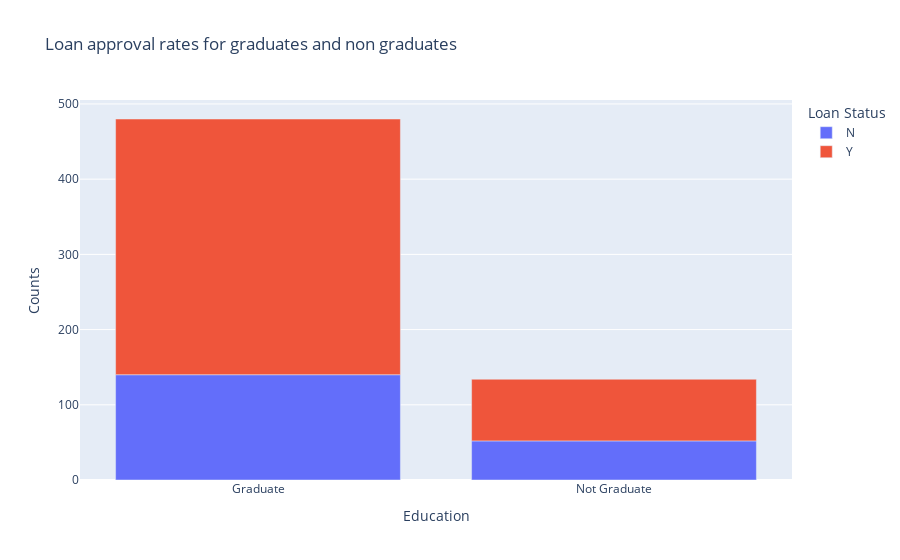

Notebook code cell kept with this figure:
### Code cell
fig=px.bar(result,x='Education',y='Married',
          color='Loan_Status',
          labels={'Loan_Status':'Loan Status','Married':'Counts',},
          title='Loan approval rates for graduates and non graduates')
fig.show()

### Figure 1 — Plotly figure (JSON) as saved in the notebook; plotly's stock layout.template omitted (floating-point values rounded to 4 significant figures)
{"data": [{"alignmentgroup": "True", "hovertemplate": "Loan Status=N<br>Education=%{x}<br>Counts=%{y}<extra></extra>", "legendgroup": "N", "marker": {"color": "#636efa", "pattern": {"shape": ""}}, "name": "N", "offsetgroup": "N", "orientation": "v", "showlegend": true, "textposition": "auto", "type": "bar", "x": ["Graduate", "Not Graduate"], "xaxis": "x", "y": [140, 52], "yaxis": "y"}, {"alignmentgroup": "True", "hovertemplate": "Loan Status=Y<br>Education=%{x}<br>Counts=%{y}<extra></extra>", "legendgroup": "Y", "marker": {"color": "#EF553B", "pattern": {"shape": ""}}, "name": "Y", "offsetgroup": "Y", "orientation": "v", "showlegend": true, "textposition": "auto", "type": "bar", "x": ["Graduate", "Not Graduate"], "xaxis": "x", "y": [340, 82], "yaxis": "y"}], "layout": {"autosize": true, "barmode": "relative", "legend": {"title": {"text": "Loan Status"}, "tracegroupgap": 0}, "title": {"text": "Loan approval rates for graduates and non graduates"}, "xaxis": {"anchor": "y", "autorange": true, "domain": [0, 1], "range": [-0.5, 1.5], "title": {"text": "Education"}, "type": "category"}, "yaxis": {"anchor": "x", "autorange": true, "domain": [0, 1], "range": [0, 505.3], "title": {"text": "Counts"}, "type": "linear"}}}
